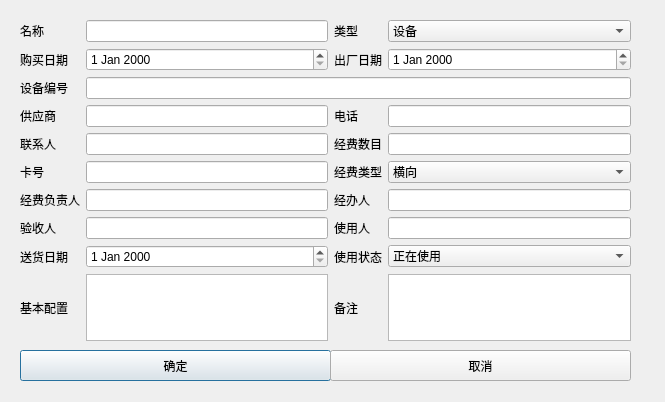
<?xml version="1.0" encoding="UTF-8"?>
<ui version="4.0">
 <class>Add_dialog</class>
 <widget class="QDialog" name="Add_dialog">
  <property name="geometry">
   <rect>
    <x>0</x>
    <y>0</y>
    <width>665</width>
    <height>402</height>
   </rect>
  </property>
  <property name="windowTitle">
   <string>Dialog</string>
  </property>
  <widget class="QWidget" name="gridLayoutWidget">
   <property name="geometry">
    <rect>
     <x>20</x>
     <y>20</y>
     <width>611</width>
     <height>321</height>
    </rect>
   </property>
   <layout class="QGridLayout" name="gridLayout">
    <item row="2" column="0">
     <widget class="QLabel" name="label_5">
      <property name="text">
       <string>购买日期</string>
      </property>
     </widget>
    </item>
    <item row="0" column="4">
     <widget class="QLabel" name="label_3">
      <property name="text">
       <string>类型</string>
      </property>
     </widget>
    </item>
    <item row="10" column="4">
     <widget class="QLabel" name="label_12">
      <property name="text">
       <string>经费类型</string>
      </property>
     </widget>
    </item>
    <item row="16" column="0">
     <widget class="QLabel" name="label_17">
      <property name="text">
       <string>送货日期</string>
      </property>
     </widget>
    </item>
    <item row="14" column="5">
     <widget class="QLineEdit" name="lineEdit_10"/>
    </item>
    <item row="14" column="4">
     <widget class="QLabel" name="label_16">
      <property name="text">
       <string>使用人</string>
      </property>
     </widget>
    </item>
    <item row="10" column="3">
     <widget class="QLineEdit" name="lineEdit_6"/>
    </item>
    <item row="0" column="5">
     <widget class="QComboBox" name="comboBox">
      <item>
       <property name="text">
        <string>设备</string>
       </property>
      </item>
      <item>
       <property name="text">
        <string>材料</string>
       </property>
      </item>
     </widget>
    </item>
    <item row="18" column="3">
     <widget class="QTextEdit" name="textEdit"/>
    </item>
    <item row="16" column="5">
     <widget class="QComboBox" name="comboBox_3">
      <item>
       <property name="text">
        <string>正在使用</string>
       </property>
      </item>
      <item>
       <property name="text">
        <string>闲置</string>
       </property>
      </item>
     </widget>
    </item>
    <item row="6" column="4">
     <widget class="QLabel" name="label_8">
      <property name="text">
       <string>电话</string>
      </property>
     </widget>
    </item>
    <item row="16" column="3">
     <widget class="QDateEdit" name="dateEdit_3"/>
    </item>
    <item row="18" column="4">
     <widget class="QLabel" name="label_2">
      <property name="text">
       <string>备注</string>
      </property>
     </widget>
    </item>
    <item row="6" column="5">
     <widget class="QLineEdit" name="lineEdit_3"/>
    </item>
    <item row="8" column="4">
     <widget class="QLabel" name="label_10">
      <property name="text">
       <string>经费数目</string>
      </property>
     </widget>
    </item>
    <item row="14" column="3">
     <widget class="QLineEdit" name="lineEdit_9"/>
    </item>
    <item row="6" column="0">
     <widget class="QLabel" name="label_7">
      <property name="text">
       <string>供应商</string>
      </property>
     </widget>
    </item>
    <item row="12" column="3">
     <widget class="QLineEdit" name="lineEdit_7"/>
    </item>
    <item row="6" column="3">
     <widget class="QLineEdit" name="lineEdit_2"/>
    </item>
    <item row="8" column="0">
     <widget class="QLabel" name="label_9">
      <property name="text">
       <string>联系人</string>
      </property>
     </widget>
    </item>
    <item row="8" column="5">
     <widget class="QLineEdit" name="lineEdit_5"/>
    </item>
    <item row="12" column="0">
     <widget class="QLabel" name="label_13">
      <property name="text">
       <string>经费负责人</string>
      </property>
     </widget>
    </item>
    <item row="12" column="5">
     <widget class="QLineEdit" name="lineEdit_8"/>
    </item>
    <item row="14" column="0">
     <widget class="QLabel" name="label_15">
      <property name="text">
       <string>验收人</string>
      </property>
     </widget>
    </item>
    <item row="16" column="4">
     <widget class="QLabel" name="label_18">
      <property name="text">
       <string>使用状态</string>
      </property>
     </widget>
    </item>
    <item row="12" column="4">
     <widget class="QLabel" name="label_14">
      <property name="text">
       <string>经办人</string>
      </property>
     </widget>
    </item>
    <item row="10" column="5">
     <widget class="QComboBox" name="comboBox_2">
      <item>
       <property name="text">
        <string>横向</string>
       </property>
      </item>
      <item>
       <property name="text">
        <string>纵向</string>
       </property>
      </item>
      <item>
       <property name="text">
        <string>自主基金</string>
       </property>
      </item>
     </widget>
    </item>
    <item row="18" column="5">
     <widget class="QTextEdit" name="textEdit_2"/>
    </item>
    <item row="10" column="0">
     <widget class="QLabel" name="label_11">
      <property name="text">
       <string>卡号</string>
      </property>
     </widget>
    </item>
    <item row="18" column="0">
     <widget class="QLabel" name="label_4">
      <property name="text">
       <string>基本配置</string>
      </property>
     </widget>
    </item>
    <item row="8" column="3">
     <widget class="QLineEdit" name="lineEdit_4"/>
    </item>
    <item row="0" column="0">
     <widget class="QLabel" name="label">
      <property name="text">
       <string>名称</string>
      </property>
     </widget>
    </item>
    <item row="0" column="3">
     <widget class="QLineEdit" name="lineEdit"/>
    </item>
    <item row="2" column="3">
     <widget class="QDateEdit" name="dateEdit"/>
    </item>
    <item row="2" column="4">
     <widget class="QLabel" name="label_6">
      <property name="text">
       <string>出厂日期</string>
      </property>
     </widget>
    </item>
    <item row="2" column="5">
     <widget class="QDateEdit" name="dateEdit_2"/>
    </item>
    <item row="3" column="0">
     <widget class="QLabel" name="label_19">
      <property name="text">
       <string>设备编号</string>
      </property>
     </widget>
    </item>
    <item row="3" column="3" colspan="3">
     <widget class="QLineEdit" name="lineEdit_11"/>
    </item>
   </layout>
  </widget>
  <widget class="QPushButton" name="pushButton">
   <property name="geometry">
    <rect>
     <x>20</x>
     <y>350</y>
     <width>311</width>
     <height>31</height>
    </rect>
   </property>
   <property name="text">
    <string>确定</string>
   </property>
  </widget>
  <widget class="QPushButton" name="pushButton_2">
   <property name="geometry">
    <rect>
     <x>330</x>
     <y>350</y>
     <width>301</width>
     <height>31</height>
    </rect>
   </property>
   <property name="text">
    <string>取消</string>
   </property>
  </widget>
 </widget>
 <resources/>
 <connections/>
</ui>
